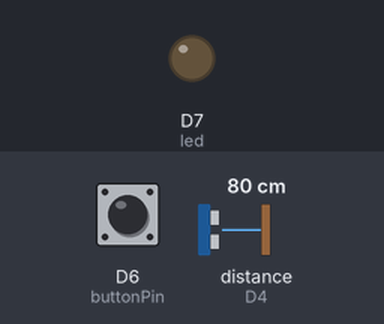
Simulated run of this sketch. Board: Particle Photon. On the bench: output pins drawn as LEDs (lit = HIGH). Wiring (inferred from the names in the program): ultrasonic range finder: trigger D2; echo D4. Inputs (shaded band) come from the test bench; at power-on: D6 (buttonPin) HIGH, distance to the obstacle (sensor on D4) 80 cm. The echo pulse lasts 58.3 µs per cm; pins used as bus, display or sensor lines are not drawn.

Above: at 1.2 s.
1.3 s: D6 (buttonPin) pulled LOW for 0.15 s
At 1.8 s:
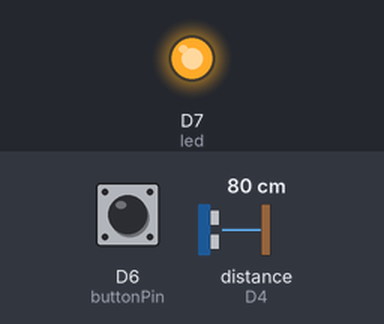
3.0 s: D6 (buttonPin) pulled LOW for 3.2 s
At 3.28 s:
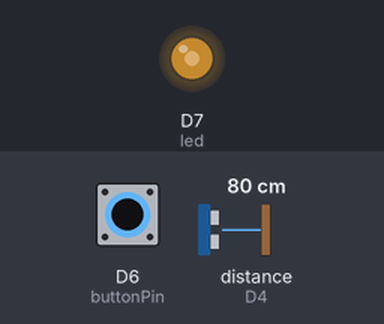
Timing chart, 0 to 7.7 s (numbered marks = the images above; inputs shaded):
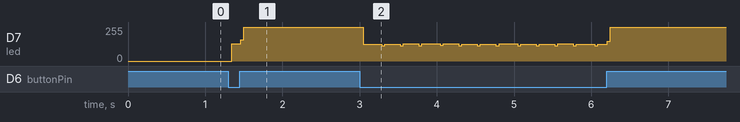

Measured:
- after the input at 1.3 s, D7 (led): 0/255 → 128/255 at once, → 255/255 0.12 s later

The sketch:

totem_state_change_control.ino
```cpp
int trigPin = D2;    // Trigger
int echoPin = D4;    // Echo
long duration, cm;

int led = D7;
String status;
int buttonState = 0, ledState = 0;
int buttonPin = D6;

unsigned long previousMillis = 0;

void setup() {
  pinMode(trigPin, OUTPUT);
  pinMode(echoPin, INPUT);
  pinMode(buttonPin, INPUT_PULLUP);
  pinMode(led, OUTPUT);
    Particle.variable("cm",cm);
    Particle.variable("status",status);
}

void loop() {
//button to check if selected that totem
    buttonState = digitalRead(buttonPin);
    if (buttonState == LOW) {
        if (ledState == HIGH) {
            digitalWrite(led,LOW);
            ledState = LOW;
            status = "off Boat";
        }
        else {
            digitalWrite(led,HIGH);
            ledState = HIGH;
            status = "on Boat";
        }
    }

    unsigned long currentMillis = millis();
    if(currentMillis - previousMillis >= 250) {
        if(status != "on Boat") {
            checkStatus();
            previousMillis = currentMillis;
        }
    }

}

void checkStatus() { // to check if in south or north side
    digitalWrite(trigPin, LOW);
    delayMicroseconds(5);
    digitalWrite(trigPin, HIGH);
    delayMicroseconds(10);
    digitalWrite(trigPin, LOW);

    duration = pulseIn(echoPin, HIGH);

    // Convert the time into a distance
    cm = (duration/2) / 29.1;     // Divide by 29.1 or multiply by 0.0343
    //cm= duration*0.034/2;
    if(cm<= 37 && cm >= 34) {
        status = "North";
    }
    else if(cm <= 45 && cm >= 40) {
        status = "South";
    }
}
```
